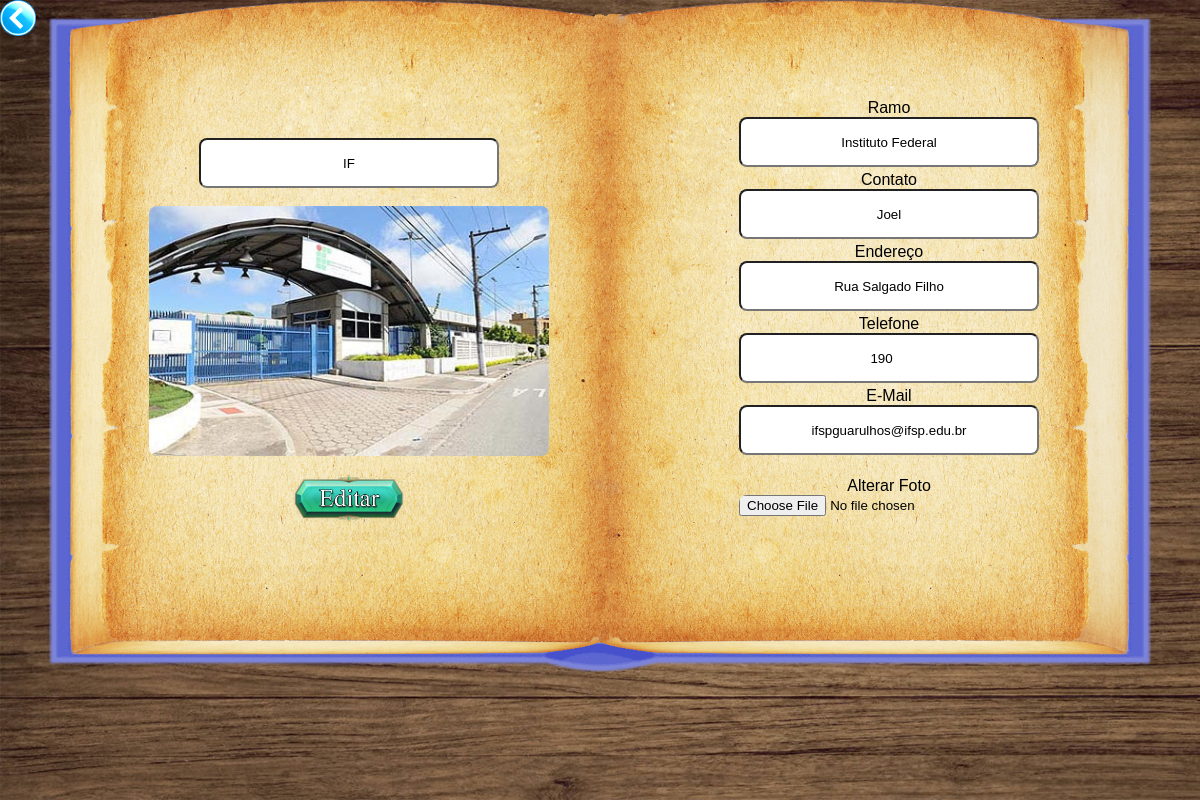
/cli/editandocli.php?id=2 (signed in), run on the app's committed database.
### tables this page shows
CREATE TABLE IF NOT EXISTS `tbcli` (
  `codcli` int(11) NOT NULL AUTO_INCREMENT,
  `nome` varchar(40) NOT NULL,
  `contato` varchar(30) NOT NULL,
  `end` varchar(50) NOT NULL,
  `fone` int(16) NOT NULL,
  `email` varchar(50) NOT NULL,
  `ramo` varchar(30) NOT NULL,
  `fotocli` varchar(100) NOT NULL,
  PRIMARY KEY (`codcli`)
);

### cli/editandocli.php (the view, shortened to what this page needs)
<html>
    <head>
        <link rel="stylesheet" type="text/css" href="../css/style.css"/>
    </head>
    <body>
        <div id="pagcli">
            <br/><br/><br/><br/>
            <?php
                if($_SESSION["user"]){
                    include_once '../user/conexao.php';
                    $teste = mysqli_query($conn, "select login from tbfunc where perfil='Administrador'");
                    while($line = mysqli_fetch_array($teste)){
                        if($_SESSION["user"] == $line["login"]){
                            $id = $_GET['id'];
                            $consulta = "select *from tbcli where codcli = '$id'";
                            $executar = mysqli_query($conn,$consulta);
            ?>
            <?php
                                while($exibir = mysqli_fetch_array($executar))
                                {
            ?>
                                        <img class="book" src="../img/livro_solo.png"/>
                                        <form id="listarlivro" method="POST" action="editcli.php" enctype="multipart/form-data">
                                            <fieldset class="livro">
                                                <br/>
                                                <h2><input type="text" name="cxnome" value="<?php echo $exibir["nome"];?>"></h2>
                                                <br/>
                                                <img class="clipic" src="../img/cli/<?php echo $exibir["fotocli"]; ?>"/>
                                                <br/><br/>
                                                <input class="editbt" type="submit" value="">
                                            </fieldset>
                                            <fieldset class="livro">
                                                <table>
                                                    <tr>
                                                        <td><p>Ramo<br/><input type="text" name="cxramo" value="<?php echo $exibir["ramo"];?>"></p></td>
                                                    </tr>
                                                    <tr>
                                                        <td><p>Contato<br/><input type="text" name="cxcont" value="<?php echo $exibir["contato"];?>"></p></td>
                                                    </tr>
                                                    <tr>
                                                        <td><p>Endereço<br/><input type="text" name="cxend" value="<?php echo $exibir["end"];?>"></p></td>
                                                    </tr>
                                                    <tr>
                                                        <td><p>Telefone<br/><input type="number" name="cxfone" value="<?php echo $exibir["fone"];?>"></p></td>
                                                    </tr>
                                                    <tr>
                                                        <td><p>E-Mail<br/><input type="text" name="cxemail" value="<?php echo $exibir["email"];?>"></p></td>
                                                    </tr>
                                                    <tr>
                                                        <td><br/><p>Alterar Foto<br/><input type="file" name="fotocli" accept="image/x-png, image/jpeg"><p></td>
                                                    </tr>
                                                </table>
                                            </fieldset>
                                    </form>
                                <a href="listacli.php"><p><img class="botao3" src="../img/retorno.png"/></p></a>
                        <?php } ?>
                    <?php
                        }
                    }
                }
            ?>
        </div>
    </body>
</html>

### css/style.css (style rules this page uses)
.book { width: 100%; top: 0%; left: 0%; max-height: 100vh; position: absolute; margin: auto; }
fieldset.livro { border: none; background-color: rgba(0,0,0,0); position: relative; margin: auto; }
div#pagcli { background-image: url('../img/fundo.jpg'); background-size: cover; min-height: 100vh; }
#listarlivro { display: flex; width: 90%; padding: 1% 0; max-height: 100vh; }
.botao, .botao3 { width: 12%; transition: filter 1.5s; }
.botao3 { position: absolute; top: 0%; left: 0%; width:3%; }
.editbt, .envbt, .cadbt, .entrebt { background-size: contain; background-repeat: no-repeat; border: none; background-color:rgba(0,0,0,0); width: 110px; transition: filter 1.5s; cursor: pointer; }
.editbt { background-image: url('../img/edit.png'); }
* { margin: auto; font-family: 'Ruda', sans-serif; }
input { width:240px; }
fieldset { text-align: center; border: 1px solid gray; margin: 10px auto; padding: 12px 18px; border-radius: 10px; width: 30%; background: white; }
h2 { text-transform: uppercase; }
p { text-align:center; }
a { text-decoration: none; text-align: center; font-weight: bold; color: black; transition: color 0.1s; }
input, select { text-align: center; width: 300px; height:50px; border-radius: 8px; }
table { width: 100%; }
.clipic { width: 400px; height: 250px; border-radius: 8px; transition: 0.5s filter, height; }

### data on the page
tbcli: cxnome "IF", fotocli (picture), cxramo "Instituto Federal", cxcont "Joel", cxend "Rua Salgado Filho", cxfone "190", cxemail "ifspguarulhos@ifsp.edu.br"
